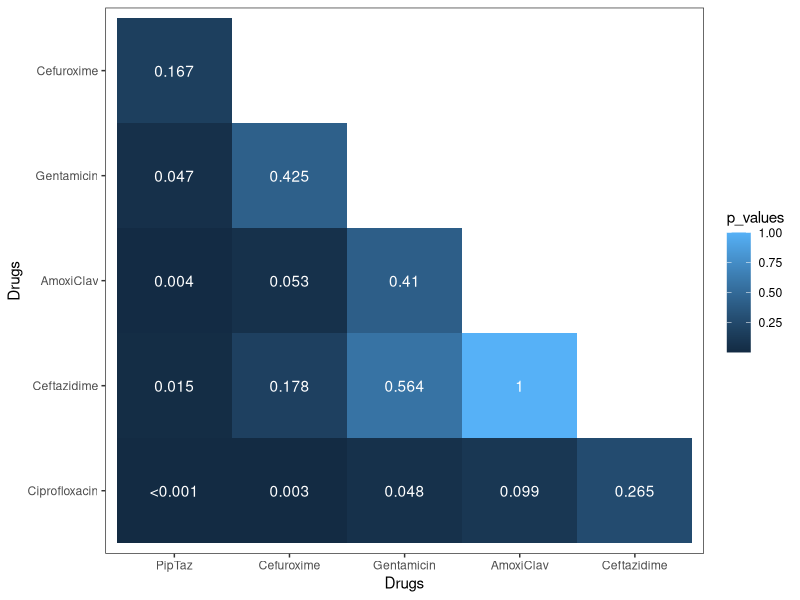
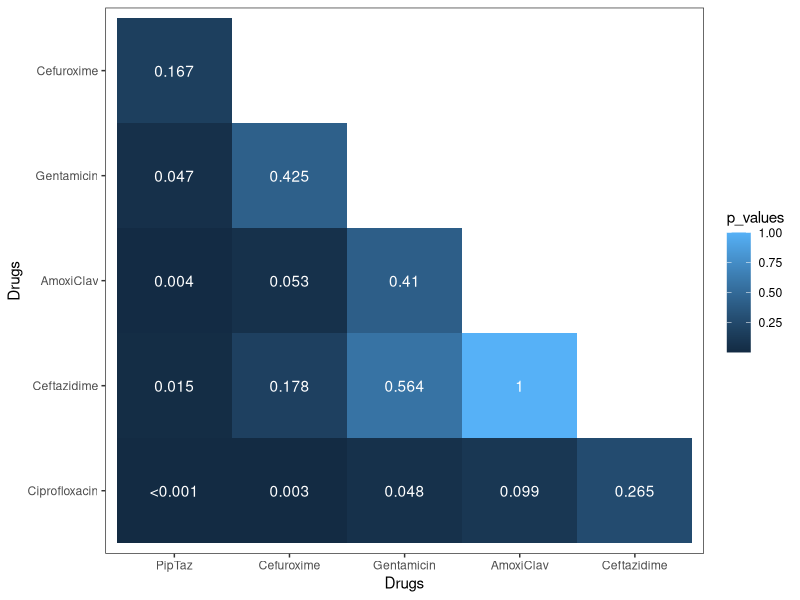

Recreate these plots in R, in order.
#load packages 
library(dplyr)
library(reshape)
library("pheatmap")
library(ggplot2)
library(reshape2)
#library(Hmisc)
library(stats)
library(RColorBrewer)

setwd("~/Documents/GitHub/Team_phylo")

df <- read.csv(file = "Data/MannWUtestpvalues.csv")
df$drug_1<-factor(df$drug_1, levels = c("PipTaz", "Cefuroxime", "Gentamicin" , "AmoxiClav", "Ceftazidime","Ciprofloxacin" ))
df$drug_2<-factor(df$drug_2, levels = c("Ciprofloxacin", "Ceftazidime", "AmoxiClav", "Gentamicin", "Cefuroxime", "PipTaz"))

df$p_valuelabels <- round(df$p_values,3)
df$p_valuelabels[df$p_valuelabels<0.001] <- "<0.001"


# create a heatmap 
heatmap <- ggplot(df, aes(drug_1, drug_2)) +                           
  geom_tile(aes(fill = p_values)) +                                         
  geom_text(aes(label = p_valuelabels), color = "white") + # uncomment to have all actual p values shown
  scale_x_discrete(limits = c("PipTaz", "Cefuroxime", "Gentamicin", "AmoxiClav", "Ceftazidime")) +
  theme_bw() + # remove gray background
  labs(y = "Drugs", x = "Drugs") +
  theme(
    plot.background = element_blank(),
    panel.grid.major = element_blank(),
    panel.grid.minor = element_blank(),
    #panel.border = element_blank()
  ) 
heatmap
#saving the image
png("Output/Figure_4c_Heatmap.png", width = 6, height = 5, units = "in", res = 200)
heatmap
dev.off()
